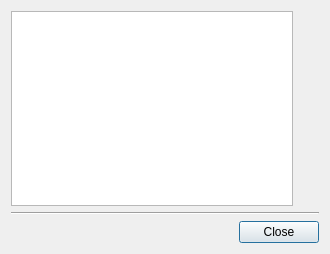
<?xml version="1.0" encoding="UTF-8"?>
<ui version="4.0">
 <class>ProfileManage</class>
 <widget class="QDialog" name="ProfileManage">
  <property name="geometry">
   <rect>
    <x>0</x>
    <y>0</y>
    <width>330</width>
    <height>254</height>
   </rect>
  </property>
  <property name="windowTitle">
   <string>Manage Profiles</string>
  </property>
  <layout class="QVBoxLayout">
   <property name="margin">
    <number>11</number>
   </property>
   <item>
    <layout class="QHBoxLayout">
     <item>
      <widget class="QListWidget" name="lbx_profiles"/>
     </item>
     <item>
      <layout class="QVBoxLayout">
       <item>
        <widget class="IconButton" name="pb_new" native="true">
         <property name="text" stdset="0">
          <string>&amp;Add</string>
         </property>
         <property name="psiIconName" stdset="0">
          <string>psi/addContact</string>
         </property>
        </widget>
       </item>
       <item>
        <widget class="IconButton" name="pb_rename" native="true">
         <property name="text" stdset="0">
          <string>&amp;Rename</string>
         </property>
        </widget>
       </item>
       <item>
        <widget class="IconButton" name="pb_delete" native="true">
         <property name="text" stdset="0">
          <string>Rem&amp;ove</string>
         </property>
         <property name="psiIconName" stdset="0">
          <string>psi/remove</string>
         </property>
        </widget>
       </item>
       <item>
        <spacer name="Spacer3">
         <property name="orientation">
          <enum>Qt::Vertical</enum>
         </property>
         <property name="sizeType">
          <enum>QSizePolicy::Expanding</enum>
         </property>
         <property name="sizeHint" stdset="0">
          <size>
           <width>20</width>
           <height>47</height>
          </size>
         </property>
        </spacer>
       </item>
      </layout>
     </item>
    </layout>
   </item>
   <item>
    <widget class="Line" name="Line1">
     <property name="frameShape">
      <enum>QFrame::HLine</enum>
     </property>
     <property name="frameShadow">
      <enum>QFrame::Sunken</enum>
     </property>
    </widget>
   </item>
   <item>
    <widget class="QDialogButtonBox" name="buttonBox">
     <property name="standardButtons">
      <set>QDialogButtonBox::Close</set>
     </property>
    </widget>
   </item>
  </layout>
 </widget>
 <layoutdefault spacing="6" margin="11"/>
 <pixmapfunction>qPixmapFromMimeSource</pixmapfunction>
 <customwidgets>
  <customwidget>
   <class>IconButton</class>
   <extends>QWidget</extends>
   <header>iconbutton.h</header>
  </customwidget>
 </customwidgets>
 <resources/>
 <connections>
  <connection>
   <sender>buttonBox</sender>
   <signal>rejected()</signal>
   <receiver>ProfileManage</receiver>
   <slot>reject()</slot>
   <hints>
    <hint type="sourcelabel">
     <x>286</x>
     <y>229</y>
    </hint>
    <hint type="destinationlabel">
     <x>229</x>
     <y>211</y>
    </hint>
   </hints>
  </connection>
 </connections>
</ui>
